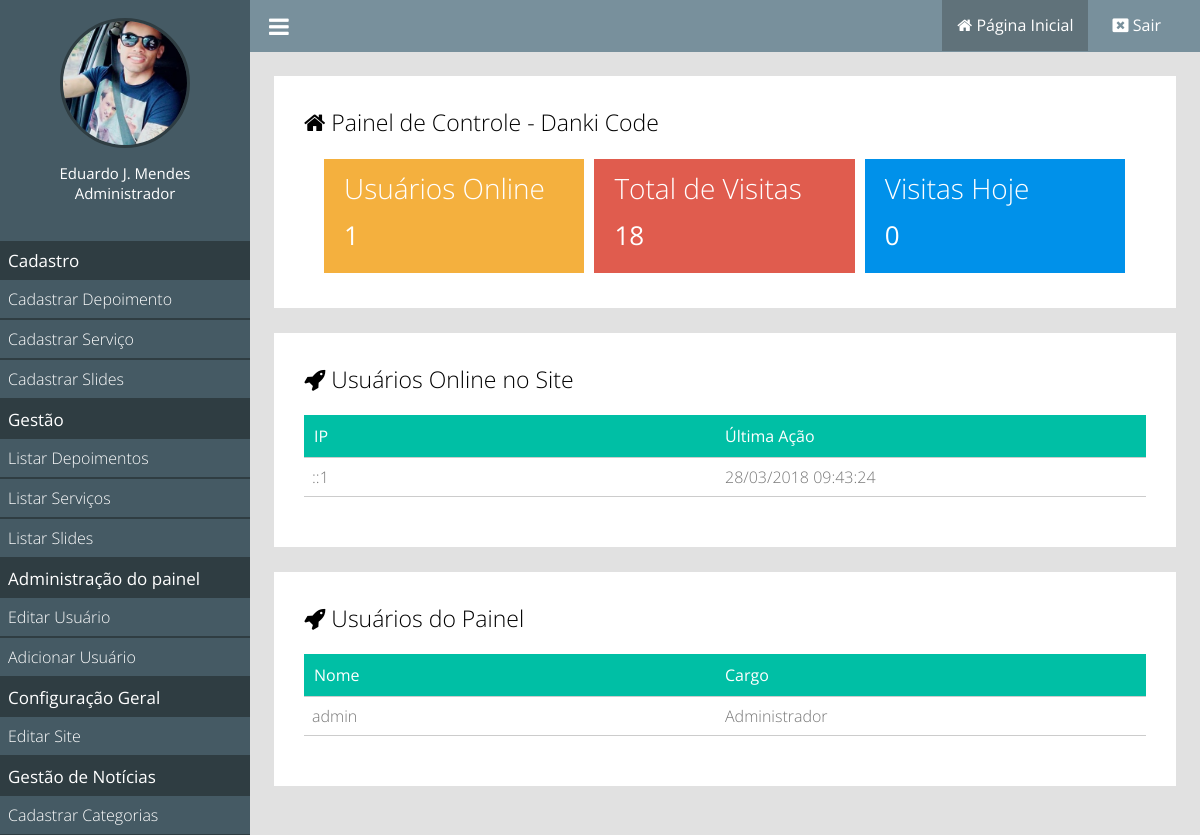
Screenshot of /painel/index.php (signed in) with the database file from the repository.
### classes/MySql.php (called while the page is built)
<?php
	class MySql{
		private static $pdo;
		public static function conectar(){
			if(self::$pdo == null){
				try{
				self::$pdo = new PDO('mysql:host='.HOST.';dbname='.DATABASE,USER,PASSWORD,array(PDO::MYSQL_ATTR_INIT_COMMAND => "SET NAMES utf8"));
				self::$pdo->setAttribute(PDO::ATTR_ERRMODE,PDO::ERRMODE_EXCEPTION);
				}catch(Exception $e){
					echo '<h2>Erro ao conectar</h2>';
				}
			}
			return self::$pdo;
		}
	}
?>

### painel/pages/home.php (the view, shortened to what this page needs)
<?php
	$usuariosOnline = Painel::listarUsuariosOnline();
	$pegarVisitasTotais = MySql::conectar()->prepare("SELECT * FROM `tb_admin.visitas`");
	$pegarVisitasTotais->execute();
	$pegarVisitasTotais = $pegarVisitasTotais->rowCount();
	$pegarVisitasHoje = MySql::conectar()->prepare("SELECT * FROM `tb_admin.visitas` WHERE dia = ?");
	$pegarVisitasHoje->execute(array(date('Y-m-d')));
	$pegarVisitasHoje = $pegarVisitasHoje->rowCount();
?>
<div class="box-content w100">
		<h2><i class="fa fa-home"></i> Painel de Controle - <?php echo NOME_EMPRESA ?></h2>
		<div class="box-metricas">
			<div class="box-metrica-single">
				<div class="box-metrica-wraper">
					<h2>Usuários Online</h2>
					<p><?php echo count($usuariosOnline); ?></p>
				</div>
			</div>
			<div class="box-metrica-single">
				<div class="box-metrica-wraper">
					<h2>Total de Visitas</h2>
					<p><?php echo $pegarVisitasTotais; ?></p>
				</div>
			</div>
			<div class="box-metrica-single">
				<div class="box-metrica-wraper">
					<h2>Visitas Hoje</h2>
					<p><?php echo $pegarVisitasHoje; ?></p>
				</div>
			</div>
		</div>
</div>
<div class="box-content w100 left">
<h2><i class="fa fa-rocket" aria-hidden="true"></i> Usuários Online no Site</h2>
	<div class="table-responsive">
		<div class="row">
			<div class="col">
				<span>IP</span>
			</div>
			<div class="col">
				<span>Última Ação</span>
			</div>
		</div>
		<?php
			foreach ($usuariosOnline as $key => $value) {
		?>
		<div class="row">
			<div class="col">
				<span><?php echo $value['ip'] ?></span>
			</div>
			<div class="col">
				<span><?php echo date('d/m/Y H:i:s',strtotime($value['ultima_acao'])) ?></span>
			</div>
		</div>
		<?php } ?>
	</div>
</div>
<div class="box-content w100 right">
<h2><i class="fa fa-rocket" aria-hidden="true"></i> Usuários do Painel</h2>
	<div class="table-responsive">
		<div class="row">
			<div class="col">
				<span>Nome</span>
			</div>
			<div class="col">
				<span>Cargo</span>
			</div>
		</div>
		<?php
			$usuariosPainel = MySql::conectar()->prepare("SELECT * FROM `tb_admin.usuarios`");
			$usuariosPainel->execute();
			$usuariosPainel = $usuariosPainel->fetchAll();
			foreach ($usuariosPainel as $key => $value) {
		?>
		<div class="row">
			<div class="col">
				<span><?php echo $value['user'] ?></span>
			</div>
			<div class="col">
				<span><?php echo pegaCargo($value['cargo']); ?></span>
			</div>
		</div>
		<?php } ?>
	</div>
</div>

### painel/css/style.css (style rules this page uses)
* { margin: 0; padding: 0; box-sizing: border-box; font-family: "Open Sans"; }
html,body { height: 100%; background: rgb(225,225,225); }
body { overflow-x: hidden; }
.w100 { width: 100%; }
.left { float: left; }
.right { float: right; }
.box-content { background: white; padding: 30px; margin-bottom: 25px; }
.box-content h2 { font-weight: 300; font-size: 23px; }
.box-metricas { margin-top:16px; padding:0 15px; }
.box-metrica-single { float: left; position: relative; width: 33.3%; background: #F4B03E; border: 5px solid white; }
.box-metricas .box-metrica-single:nth-of-type(2) { background: #E05C4E; }
.box-metricas .box-metrica-single:nth-of-type(3) { background: #0091ea; }
.box-metrica-wraper { padding: 10px 20px; text-align: left; color: white; }
.box-metrica-wraper h2 { font-size: 28px; }
.box-metrica-wraper p { padding: 10px 0; font-size: 26px; }
.table-responsive { margin:20px auto; font-weight: 300; }
.table-responsive .row:nth-of-type(1) { font-weight: normal; background: #00bfa5; padding: 10px; color: white; }
.table-responsive .row { color: #777; padding: 8px; border-bottom: 1px solid #ccc; }
.col { float: left; width: 50%; }

### rows the page displays
tb_admin.online: ip "::1", ultima_acao "28/03/2018 09:43:24"
tb_admin.usuarios: user "admin", cargo "Administrador"

### other values shown
$_SESSION['nome'] "Eduardo J. Mendes"
pegaCargo($_SESSION['cargo']) "Administrador"
NOME_EMPRESA "Danki Code"
count($usuariosOnline) "1"
$pegarVisitasTotais "18"
$pegarVisitasHoje "0"
